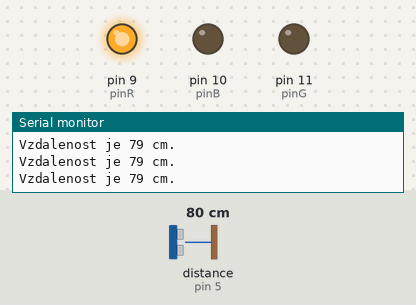
The sketch below on a simulated Arduino Uno, built with avr-gcc and run on an emulated ATmega328P. On the bench: output pins drawn as LEDs (lit = HIGH), the last lines printed to the serial monitor. Wiring (inferred from the names in the program): ultrasonic range finder: trigger pin 4; echo pin 5. The test bench sets the inputs (shaded band); at power-on: distance to the obstacle (sensor on pin 5) 80 cm. The echo pulse lasts 58.3 µs per cm; pins used as bus, display or sensor lines are not drawn.

Above: at 1.3 s.
1.4 s: distance to the obstacle (sensor on pin 5) set to 98 cm
2.9 s: distance to the obstacle (sensor on pin 5) set to 104 cm
At 3.8 s:
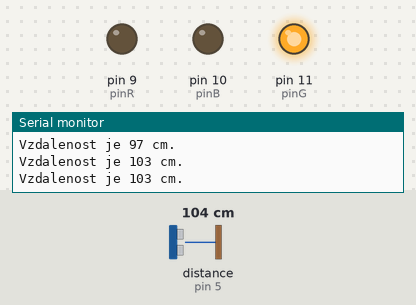
4.5 s: distance to the obstacle (sensor on pin 5) set to 2 cm
At 5.5 s:
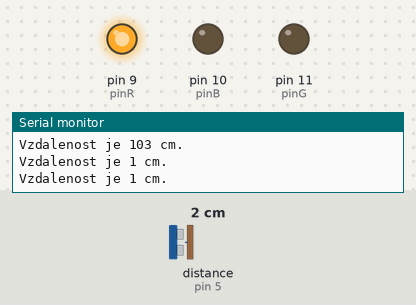
6.0 s: distance to the obstacle (sensor on pin 5) set to 120 cm
At 7.0 s:
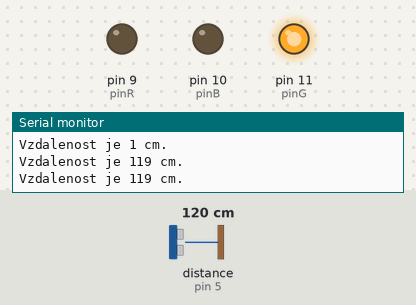
Timing chart, 0 to 8.5 s (numbered marks = the images above; inputs shaded):
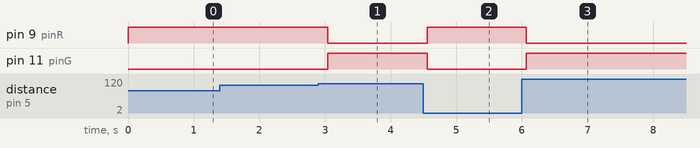

Measured:
- the behaviour switches between 100 and 101 cm on distance to the obstacle (sensor on pin 5) (found by bisection; images 0 and 1)
- after the input at 2.9 s, pin 9 (pinR): HIGH → LOW after 0.14 s; pin 11 (pinG): LOW → HIGH after 0.14 s
- after the input at 4.5 s, pin 9 (pinR): LOW → HIGH after 0.06 s; pin 11 (pinG): HIGH → LOW after 0.06 s
- after the input at 6.0 s, pin 9 (pinR): HIGH → LOW after 0.07 s; pin 11 (pinG): LOW → HIGH after 0.07 s

The sketch:

Chytre_parkovaci_misto_podzemni_garaze_Forum_Nova_Karolina.ino
```cpp
// piny pro připojení Trig a Echo z modulu
int pTrig = 4;
int pEcho = 5;
// inicializace proměnných, do kterých se uloží data
long odezva, vzdalenost;

int pinR = 9;
int pinG = 11;
int pinB = 10;

void setup() {
  // nastavení pinů modulu jako výstup a vstup
  pinMode(pTrig, OUTPUT);
  pinMode(pEcho, INPUT);

  pinMode(pinR, OUTPUT);
  pinMode(pinG, OUTPUT);
  pinMode(pinB, OUTPUT);

  // komunikace přes sériovou linku rychlostí 9600 baud
  Serial.begin(9600);
}

void loop()
{
  // nastavíme na 2 mikrosekundy výstup na GND (pro jistotu)
  // poté nastavíme na 5 mikrosekund výstup rovný napájení
  // a poté opět na GND
  digitalWrite(pTrig, LOW);
  delayMicroseconds(2);
  digitalWrite(pTrig, HIGH);
  delayMicroseconds(5);
  digitalWrite(pTrig, LOW);
  // pomocí funkce pulseIn získáme následně
  // délku pulzu v mikrosekundách (us)
  odezva = pulseIn(pEcho, HIGH);
  // přepočet získaného času na vzdálenost v cm
  vzdalenost = odezva / 58.31;

  if(vzdalenost<100){

    analogWrite(pinR, 255);
    analogWrite(pinG, 0);
    analogWrite(pinB, 0);

  }else{

    analogWrite(pinR, 0);
    analogWrite(pinG, 255);
    analogWrite(pinB, 0);
  }

  Serial.print("Vzdalenost je ");
  Serial.print(vzdalenost);
  Serial.println(" cm.");
  // pauza 0.5 s pro přehledné čtení
  delay(500);
}
```
